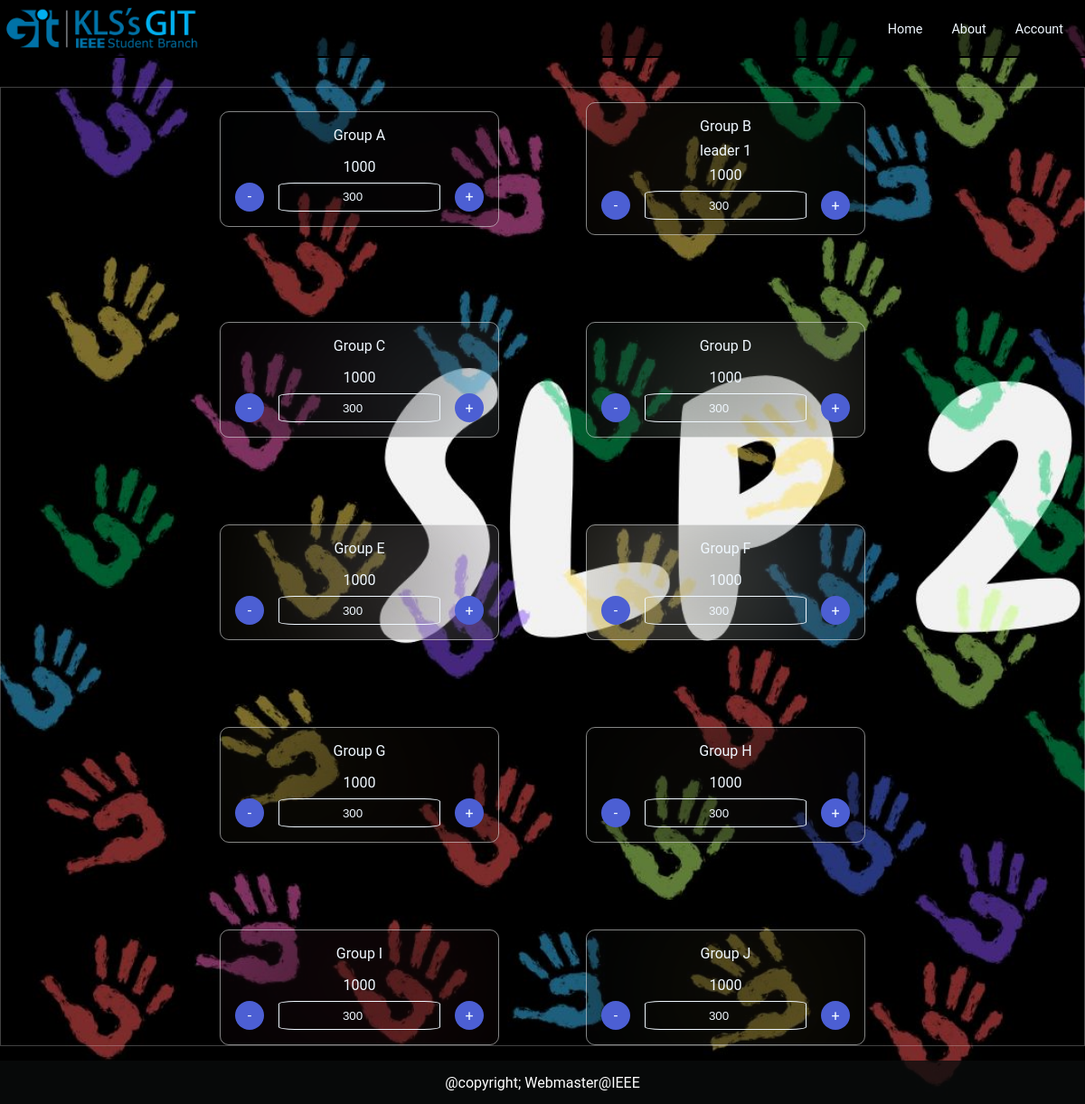
Page / (signed in) on the earlier database version.
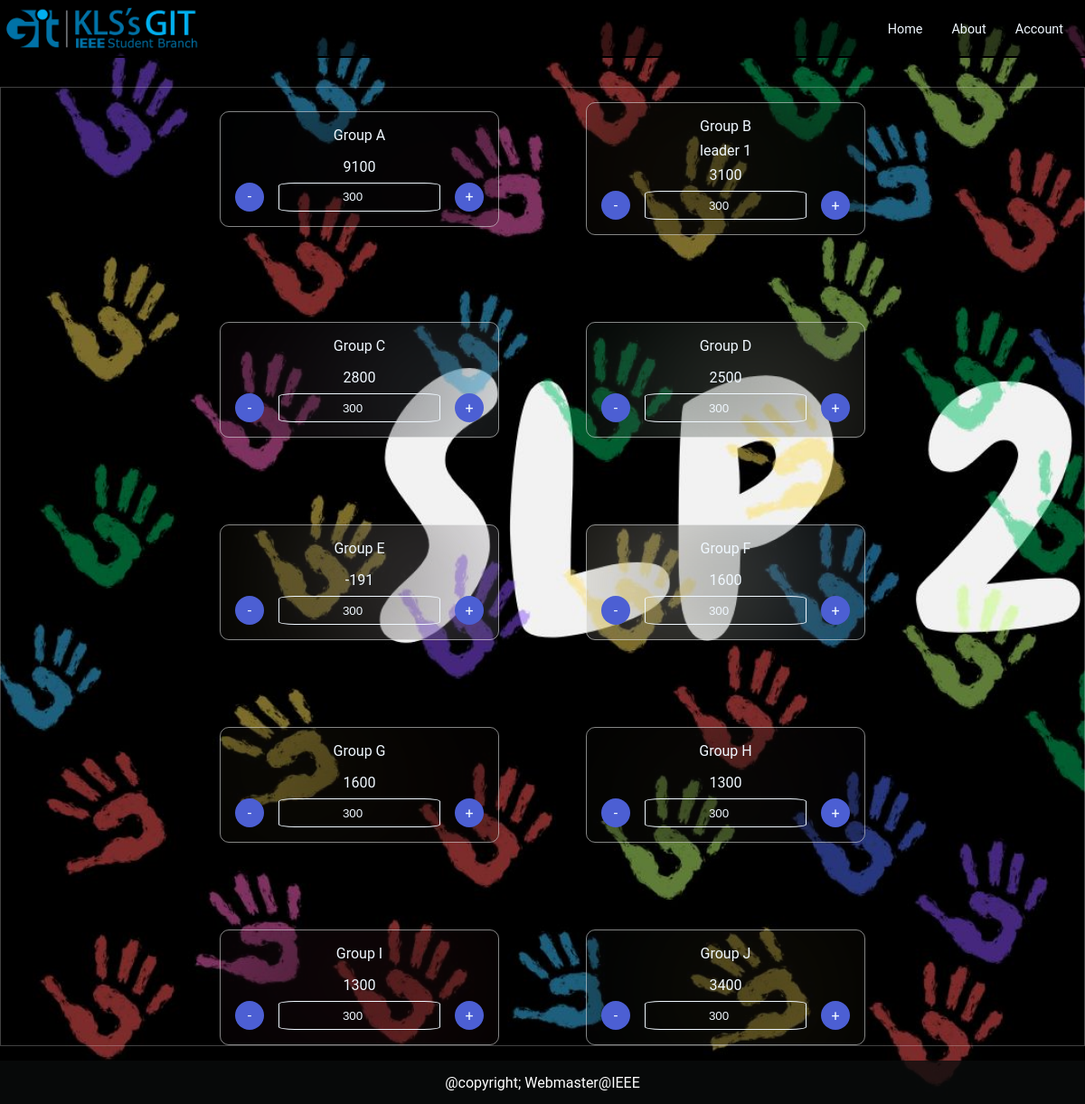
Same page on the later database version.
### myapp/models.py (models this page shows, shortened)
class Group(models.Model):
    name = models.CharField(max_length=200,unique=True)
    score = models.IntegerField(default=1000)
    members = models.ManyToManyField(User,blank=True)
    leader = models.ForeignKey(User,on_delete=models.CASCADE,null=True,blank=True,related_name='leader')
    movie = models.CharField(max_length=200,blank=True)

### myapp/views.py (the view)
# urls.py: 2. Add a URL to urlpatterns:  path('', views.home, name='home')
@login_required(login_url="/login/")
def home(request):
    a=Group.objects.all()
    type = "none"
    groupvalue = None
    for group in a:
        if request.user == group.leader:
            type="leader"
            groupvalue=group
            break
        elif request.user in group.members.all():
            type="member"
            groupvalue=group
            break
    return render(request,'myapp/home.html',context={'groups':a,'type':type,'group':groupvalue})

### myapp/templates/myapp/home.html (shortened to what this page needs)
{% extends 'base.html' %}
{% load static %}
{% block css %}
    <link rel="stylesheet" href="{% static 'myapp/home.css' %}">
{% endblock css %}
{% block content %}
    {% if user.is_superuser %}
    <div class="container-cards">
        <div class="inner-container">
    {% for a in groups %}
        <div class="card">
        <p id="{{a.id}}">{{ a.name }}</p>
        <p>{{a.leader.first_name}}</p>
        <p>{{ a.score }}</p>
        <div class="button"><div class="sub" onclick="update(this,'sub')">-</div><input type="number" class="points" value="300"><div class="add" onclick="update(this,'add')">+</div></div>
        </div>
    {% endfor %}
</div>
</div>
    {% endif %}
{% endblock content %}

### myapp/templates/base.html (shortened to what this page needs)
{% load static %}
<!DOCTYPE html>
<html lang="en">
<head>
    <link rel="stylesheet" href="{% static 'base.css' %}">
    {% block css %}{% endblock %}
</head>
<body>
<nav>
    <img src="{% static 'images/logo.png' %}" class="sub-nav" alt="logo" height="100%">
    <ul class="sub-nav">
        {% if user.is_authenticated %}
    <li><a href="{% url 'myapp:home' %}">Home</a></li>
        <li><a href="{% url 'myapp:about' %}">About</a></li>
        <li><a href="{% url 'myapp:account' %}">Account</a></li>
        {% endif %}
    </ul>
</nav>
{% block content %}{% endblock %}
<footer>
    <p><a href="https://www.linkedin.com/in/mpaantoijl">@copyright; Webmaster@IEEE</a></p>
</footer>
</body>
</html>

### myapp/static/base.css (style rules this page uses)
* { margin:0px; padding:0px; box-sizing: border-box; color: aliceblue; }
html,body { height:100%; width:100%; font-family: 'Roboto', sans-serif; color:aliceblue; z-index: -1; }
body { background: url('images/wallpaper.jpg'); object-fit: cover; background-repeat: no-repeat; background-size: cover; }
nav { margin-bottom: 2rem; height: 4rem; background-color: #090c0cc7; display: flex; justify-content: space-between; align-items: center; border-bottom: solid 2px black; background: #0000008a; }
nav ul { padding:1.5rem; display: flex; list-style: none; gap:2rem; }
nav ul li a { text-decoration: none; font-size: 0.9rem; color: inherit; transition: all 0.3s ease; }
footer { position: absolute; bottom: 0px; background: transparent; width: 100%; background-color: #090c0cc7; height: 3rem; display: flex; justify-content: center; align-items: center; }
footer p a { color:white; text-decoration: none; }

### myapp/static/myapp/home.css (style rules this page uses)
.container-cards { border: solid .1px #ffffff40; height: calc(100% - 10rem); width: 100%; overflow-y: scroll; display: flex; justify-content: center; }
.inner-container { width: 90%; height: 100%; display: flex; flex-direction: row; gap: 4rem; flex-wrap: wrap; align-items: center; justify-content: center; }
.card { border-radius: 10px; backdrop-filter: blur(100px); padding: 1rem; border: solid 1px #fcfdfd85; display: flex; flex-direction: column; align-items: center; margin: 1rem; gap: .5rem; }
.button { display:flex; gap:1rem; }
input[type='number'] { background-color: transparent; border-radius: 10%; text-align: center; border: solid 1px; }
.button>.sub, .button>.add { background-color: rgb(76 95 211); aspect-ratio: 1/1; width: 2rem; display: flex; justify-content: center; align-items: center; border-radius: 50%; cursor: pointer; }

Differences in the rows shown:
changed Group "Group A": score "1000" → "9100"
changed Group "Group B": score "1000" → "3100"
changed Group "Group C": score "1000" → "2800"
changed Group "Group D": score "1000" → "2500"
changed Group "Group E": score "1000" → "-191"
changed Group "Group F": score "1000" → "1600"
changed Group "Group G": score "1000" → "1600"
changed Group "Group H": score "1000" → "1300"
changed Group "Group I": score "1000" → "1300"
changed Group "Group J": score "1000" → "3400"
